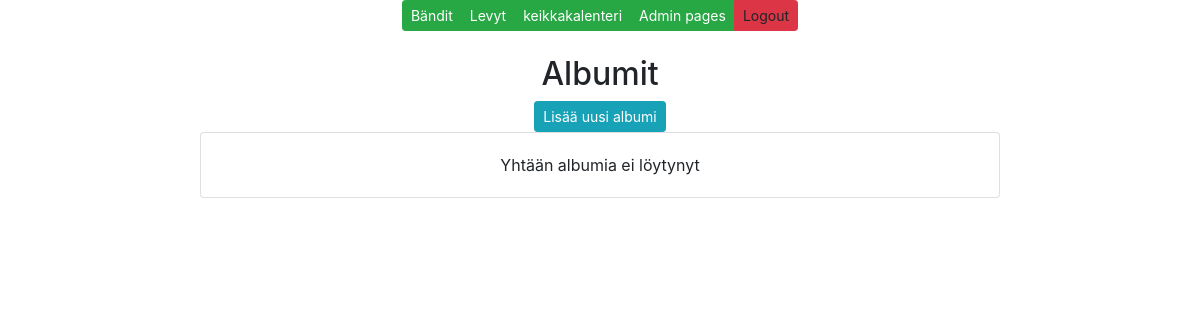
Before: /albums/ with the older database file.
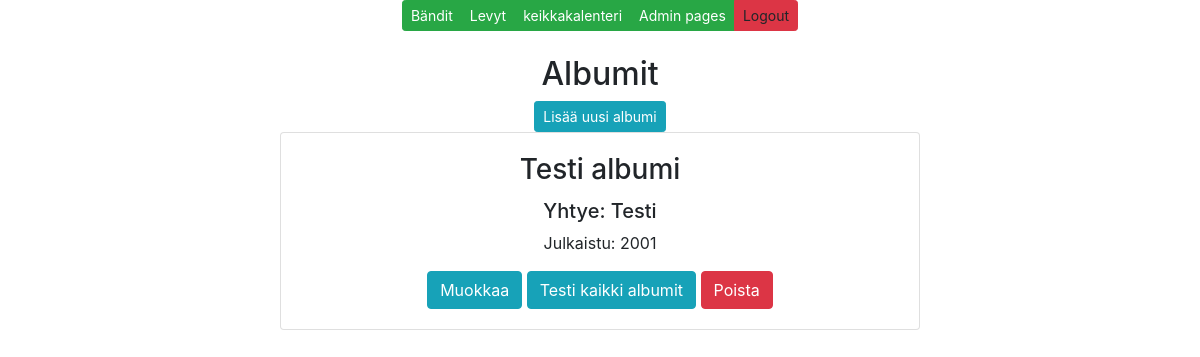
After: the same page with the newer database file.
### app/models.py (models this page shows, shortened)
class Album(models.Model):
    name = models.CharField(max_length=50, default='Unknown')
    band = models.ForeignKey(Band, on_delete=models.CASCADE)
    year = models.IntegerField()

class Band(models.Model):
    name = models.CharField(max_length=50, default='Unknown')
    country = models.CharField(max_length=50, default='Unknown')
    genre = models.CharField(max_length=50, default='Unknown')
    year = models.IntegerField()

### app/views.py (the view)
# urls.py: path('albums/', albumlistview),
def albumlistview(request):
    albumlist = Album.objects.all()
    bandlist = Band.objects.all()
    context = {'albums': albumlist, 'band': bandlist}
    return render(request, "albumlist.html", context)

### app/templates/albumlist.html (shortened to what this page needs)
{% extends 'index.html' %}
{% block content %}
<br />
<br />
<h2>Albumit</h2>
<button id="add-btn" class="btn btn-info btn-sm" onclick="showaddform()">Lisää uusi albumi</button>
{% for a in albums %}
<div class="card" style="width: 40rem;">
    <div class="card-body">
        <h3 class="card-title">{{a.name}} </h3>
        <h5 class="card-text">Yhtye: {{a.band.name}}</h5>
        <p class="card-text">Julkaistu: {{a.year}} </p>
        <a href="/edit-album-get/{{a.id}}/" class="btn btn-info">Muokkaa</a>
        <a href="/albums-by-band/{{a.band.id}}/" class="btn btn-info">{{a.band.name}} kaikki
            albumit</a>
        <a href="/confirm-delete-album/{{a.id}}/" class="btn btn-danger">Poista</a>
    </div>
</div>
{% empty %}
<div class="card" style="width: 50rem;">
    <div class="card-body">
        <p class="card-text">Yhtään albumia ei löytynyt </p>
    </div>
</div>
{%endfor%}
{% endblock %}

Changed rows visible on the page:
added Album: name "Testi albumi", band.name "Testi", year "2001"
Other visible differences:
text no longer shown: "Yhtään albumia ei löytynyt"
